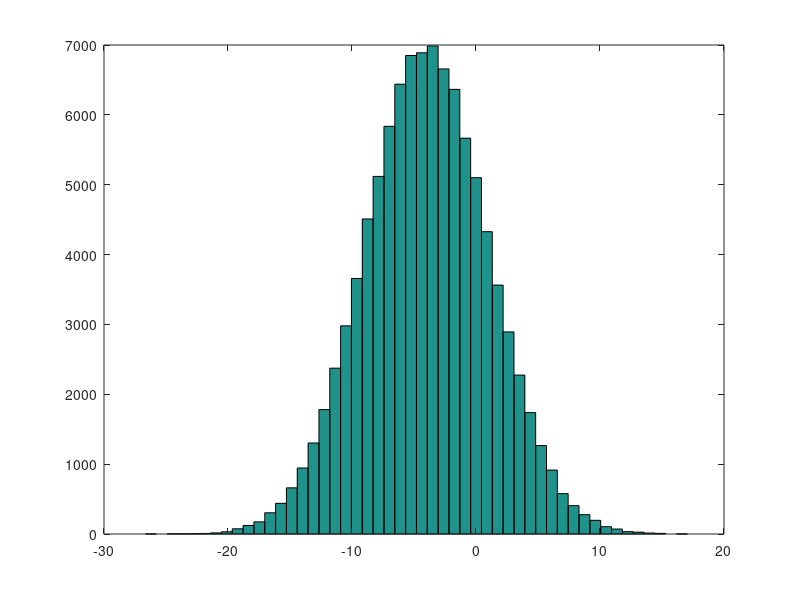

Write the MATLAB code that produced this figure.
A = [1,2;
    3,4;
    5,6]                            % 定义一个矩阵(可不换行)
v = 1:0.2:2                         % 得到一个向量，起始为1，终止为2，步长为0.2
ones (3,4)                          % 得到一个3*4的矩阵，每一个元素均为1
zeros (3,4)                         % 得到一个3*4的矩阵，每一个元素均为0
rand (3,4)                          % 得到一个3*4的矩阵，每一个元素均为0~1的一个随机数
randn (3,4)                         % 得到一个3*4的矩阵，每一个元素均为一个随机数，服从标准正态分布）
v = -4 + 5*(randn(1,100000));       % 得到100000个随机数，其服从N(4,25)
help randn                          % 得到randn的相关信息?
hist (v,50)                         % 根据随机数绘制直方图，直方图有50个方块?
eye (5)                             % 得到5*5的单位矩阵?
size (A)                            % 得到A的size，ans = [3,2]
B = [1,2,3,4];
C = [1;2;3;4];
length (B)                          
length (C)                          % length得到相应矩阵的最大长度（第一条输出4，第二条输出4）
pwd                                 % 得到当前目录（还有cd和ls命令，同linux）
V = load('in.txt')                  % 加载文件中的数据并存在一个矩阵（V）之中，文件中数据的行和列必须是固定的）
whos                                % 查看当前的变量和详细信息（who只查看当前的变量而无详细信息）
clear A                             % 清除A这个变量
A = [1,2,3,4;
    5,6,7,8;
    9,10,11,12;
    13,14,15,16];
a = A(2,3)                          % 得到A的第二行第三列（注意Matlab的下标是从1开始而不是从0开始的）
B = A(2,:)                          % 得到A的第二行组成的向量
C = A(:,3)                          % 得到A的第三列组成的向量
D = A([1 3],:)                      % 得到A的第一行和第三行组成的矩阵
E = A([1 3],[2,4])                  % 得到A的第一行第二、四列和第三行第二、四列组成的矩阵
save out.mat E                      % 将E的内容储存到out.mat（matlab的数据文件类型）中
save out.txt E -ascii               % 将E的内容存储到out.txt中，注意要用ascii编码
A(2,3) = 9;                         % 改变矩阵的某一行某一列
A
A(2,:) = [6,6,6,6];
A(:,3) = [7,7,7,7]
A                                   % 改变矩阵的一整行/列
A = [A, [100; 101; 102; 103]];      % 在A的右边加上一整列
A = [[50; 51; 52; 53], A];          % 在A的左边加上一整列
A = [A; [100, 101, 102, 103, 104, 105]];           
                                    % 在A的下面加上一整行
A = [[100, 101, 102, 103, 104, 105]; A]            
                                    % 在A的上面插入一整行
A                                   % 注意插入的向量维度必须一致，比如插入列向量，则该列向量的行数必须与原矩阵一致
B = ones(2,6);
C = zeros(8,3);
A = [A; B];
A = [A, C];                         % 此处逗号可省略
A                                   % A在下方插入B矩阵后再在右边插入C矩阵  